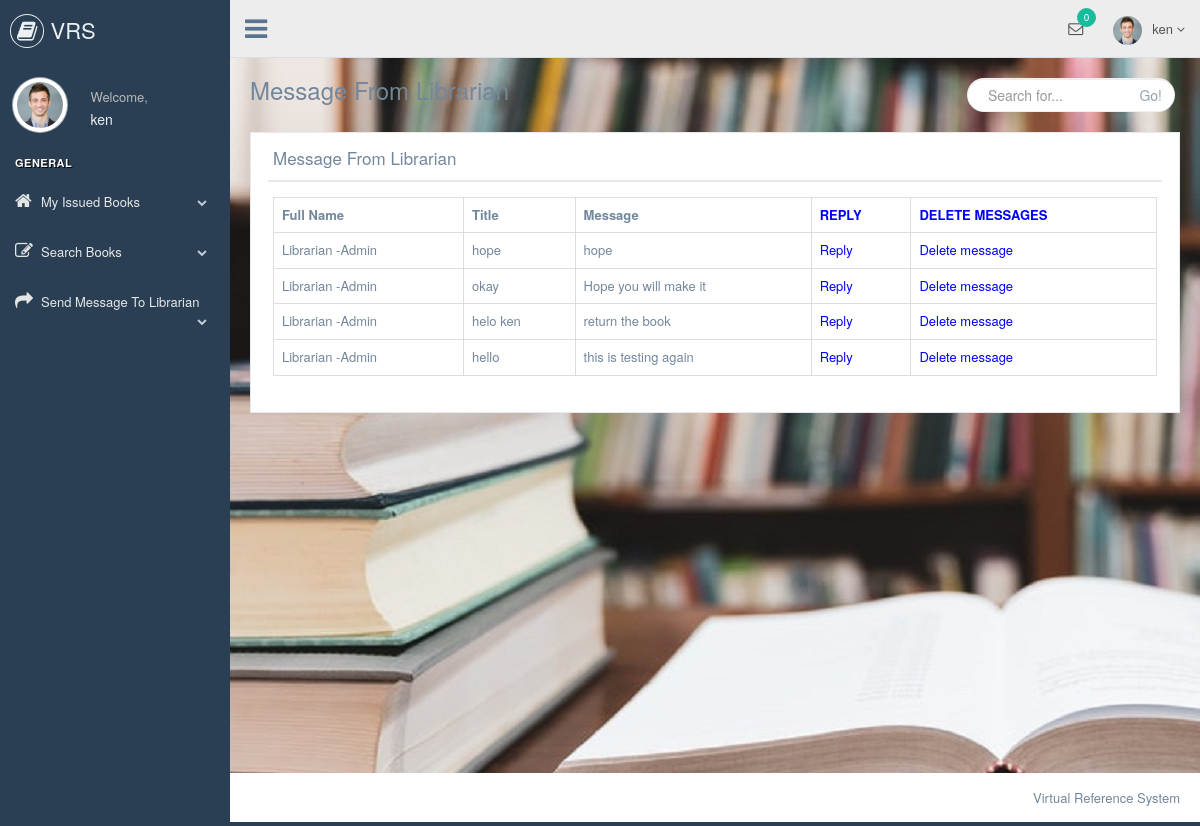
Page /VRS/student/message_from_librarian.php (signed in) on the committed database.
### tables this page shows
CREATE TABLE `messages` (
  `id` int(5) NOT NULL,
  `susername` varchar(50) NOT NULL,
  `dusername` varchar(50) NOT NULL,
  `title` varchar(100) NOT NULL,
  `msg` varchar(500) NOT NULL,
  `read1` varchar(10) NOT NULL
);

CREATE TABLE `librarian_registration` (
  `id` int(5) NOT NULL,
  `firstname` varchar(50) NOT NULL,
  `lastname` varchar(50) NOT NULL,
  `username` varchar(50) NOT NULL,
  `password` varchar(50) NOT NULL,
  `email` varchar(50) NOT NULL,
  `contact` varchar(50) NOT NULL
);

### VRS/student/message_from_librarian.php (the view, shortened to what this page needs)
	<?php
include "header.php";
include "connection.php";
mysqli_query($link,"update messages set read1='y' where dusername='$_SESSION[username]'");
?>
        <div class="right_col" role="main" style="background-image: url(images/library2.jpg);">
            <div class="">
                <div class="page-title">
                    <div class="title_left">
                        <h3>Message From Librarian</h3>
                    </div>
                    <div class="title_right">
                        <div class="col-md-5 col-sm-5 col-xs-12 form-group pull-right top_search">
                            <div class="input-group">
                                <input type="text" class="form-control" placeholder="Search for...">
                    <span class="input-group-btn">
                      <button class="btn btn-default" type="button">Go!</button>
                    </span>
                            </div>
                        </div>
                    </div>
                </div>
                <div class="clearfix"></div>
                <div class="row" style="min-height:500px">
                    <div class="col-md-12 col-sm-12 col-xs-12">
                        <div class="x_panel">
                            <div class="x_title">
                                <h2>Message From Librarian</h2>
                                <div class="clearfix"></div>
                            </div>
                            <div class="x_content">
                                <table class="table table-bordered">
								<tr>
								<th>Full Name</th>
								<th>Title</th>
								<th>Message</th>
								<th style="color:blue">REPLY</th>
								<th style="color:blue">DELETE MESSAGES</th>
								</tr>
								<?php
								$res=mysqli_query($link,"select * from messages where dusername='$_SESSION[username]' order by id desc");
								while($row=mysqli_fetch_array($res))
								{
									$res1=mysqli_query($link,"select * from librarian_registration where username='$row[susername]'");
								while($row1=mysqli_fetch_array($res1))
								{
									$fullname=$row1["firstname"]." ".$row1["lastname"];
									$id=$row1["id"];
								}
									echo "<tr>";
									echo "<td>"; echo $fullname;  echo "</td>";
									echo "<td>"; echo $row["title"];  echo "</td>";
									echo "<td>"; echo $row["msg"];  echo "</td>";
									echo "<td>"; ?><a href="reply.php?id=<?php echo $id;?>" style="color:blue">Reply</a><?php echo "</td>";
									echo "<td>"; ?><a href="delete_message.php?id=<?php echo $row["id"];?>" style="color:blue">Delete message</a><?php echo "</td>";
									echo "</tr>";
								}
								?>
								</table>
                            </div>
                        </div>
                    </div>
                </div>
            </div>
        </div>
        <?php
		include "footer.php";
		?>

### rows in the picture
messages: librarian_registration.firstname+lastname "Librarian -Admin", title "hope", msg "hope"
messages: librarian_registration.firstname+lastname "Librarian -Admin", title "okay", msg "Hope you will make it"
messages: librarian_registration.firstname+lastname "Librarian -Admin", title "helo ken", msg "return the book"
messages: title "hello", msg "this is testing again"
librarian_registration: fullname "Librarian -Admin"

### other values in the picture
$_SESSION["username"] "ken"
$tot "0"
